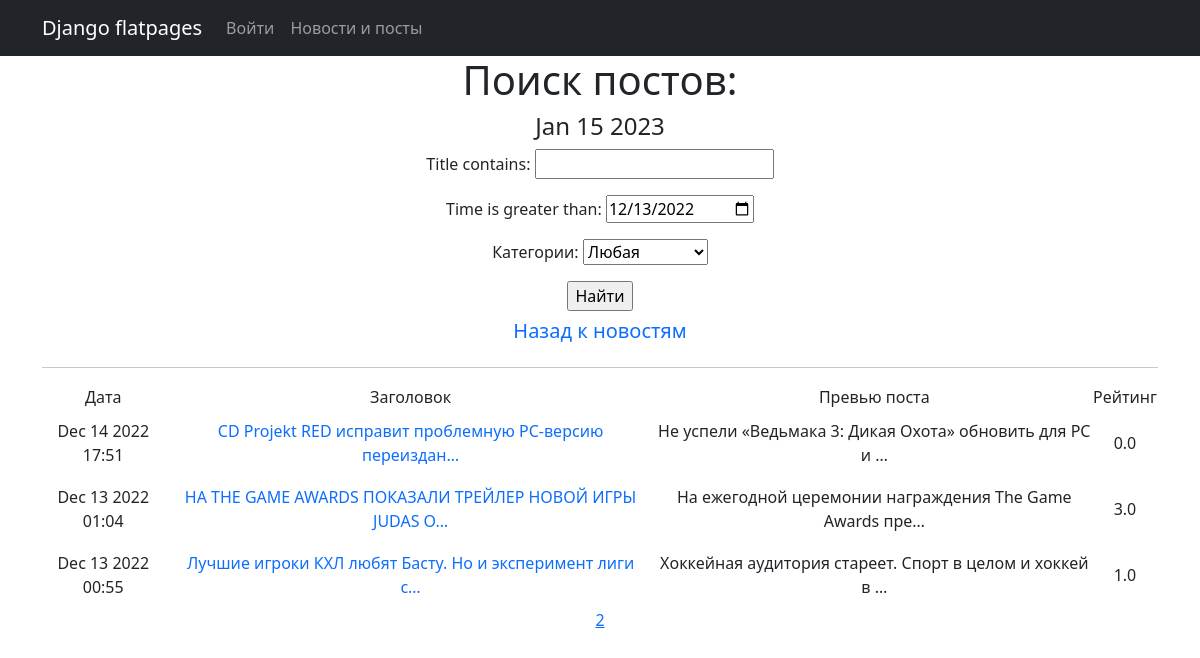
/news/search/, run on an earlier commit of the app's database.
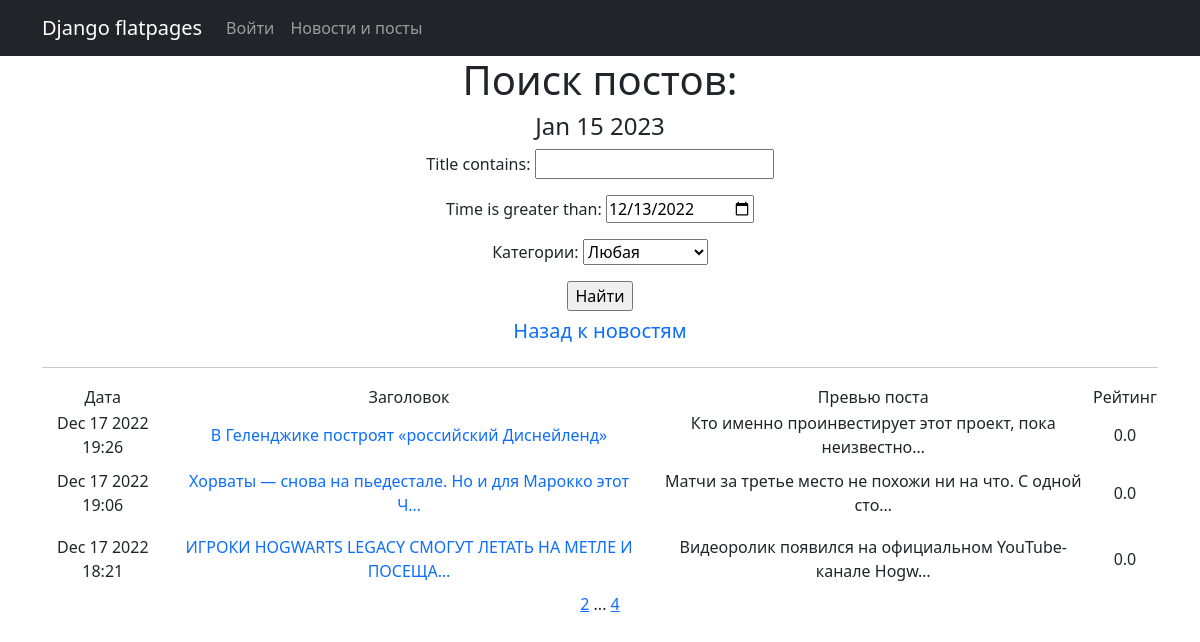
And on a later commit of the database.
### _accounts/models.py (models this page shows, shortened)
class Post(models.Model):
    news = 'news'
    post = 'post'
    CHOISES = [
        (news, 'Новость'),
        (post, 'Статья')
    ]
    author = models.ForeignKey(Author, on_delete=models.CASCADE)
    time = models.DateTimeField(auto_now_add=True)
    _type = models.CharField(max_length=4, choices=CHOISES, default=news)
    categories = models.ManyToManyField(Category, through='PostCategory')
    title = models.CharField(max_length=100)
    text = models.TextField()
    rating = models.FloatField(default=0.0)
    def preview(self):
        return self.text[:124] + ' ...'

### _accounts/views.py (the view)
# urls.py: path('search/', PostSearch.as_view(), name='post_search'),
class PostSearch(PostList):
    ordering = '-time'
    template_name = 'search.html'
    context_object_name = 'search'
    paginate_by = 3

### _accounts/models.py (called while the page is built)
    def __str__(self):
        return f'{self.name}'

### _accounts/templatetags/custom_tags.py (called while the page is built)
@register.simple_tag(takes_context=True)
def url_replace(context, **kwargs):
    d = context['request'].GET.copy()
    for k, v in kwargs.items():
        d[k] = v
        return d.urlencode()

### _accounts/views.py (called while the page is built)
    def get_queryset(self):
        queryset = super().get_queryset()
        self.filterset = PostFilter(self.request.GET, queryset)
        return self.filterset.qs

    def get_context_data(self, **kwargs):
        context = super().get_context_data(**kwargs)
        context['time_now'] = datetime.utcnow()
        context['filterset'] = self.filterset
        return context

### templates/search.html (shortened to what this page needs)
{% extends 'flatpages/default.html' %}
{% load custom_tags %}
{% block content %}
<h1>Поиск постов:</h1>
<h4>{{ time_now|date:'M d Y' }}</h4>
<form action="" method="get">
    {{ filterset.form.as_p }}
    <input type="submit" value="Найти">
</form>
<h5><a class="nav-link" href="{{ '\news' }}">Назад к новостям</a></h5>
<hr>
{% if search %}
        <table>
            <tr>
                <td>Дата</td>
                <td>Заголовок</td>
                <td>Превью поста</td>
                <td>Рейтинг</td>
            </tr>
            {% for newss in search %}
            <tr>
                <td>{{ newss.time|date:'M d Y H:i' }}</td>
                <td><a class="nav-link" href="{{ newss.id }}">{{ newss.title|truncatechars:55 }}</a></td>
                <td>{{ newss.preview|truncatechars:55 }}</td>
                <td>{{ newss.rating }}</td>
            </tr>
            {% endfor %}
        </table>
    {% else %}
        <h2>Постов нет!</h2>
    {% endif %}
   {% if page_obj.has_next %}
       <a href="?{% url_replace page=page_obj.next_page_number %}">{{ page_obj.next_page_number }}</a>
       {% if paginator.num_pages != page_obj.next_page_number %}
           ...
           <a href="?{% url_replace page=page_obj.paginator.num_pages %}">{{ page_obj.paginator.num_pages }}</a>
       {% endif %}
   {% endif %}
{% endblock content %}

What changed in the data, as far as the page shows it:
no longer on this page (row unchanged): Post: time "Dec 14 2022 17:51", title "CD Projekt RED исправит проблемную PC-версию переиздан…", preview "Не успели «Ведьмака 3: Дикая Охота» обновить для PC и …", rating "0.0"
no longer on this page (row unchanged): Post: time "Dec 13 2022 01:04", title "НА THE GAME AWARDS ПОКАЗАЛИ ТРЕЙЛЕР НОВОЙ ИГРЫ JUDAS О…", preview "На ежегодной церемонии награждения The Game Awards пре…", rating "3.0"
no longer on this page (row unchanged): Post: time "Dec 13 2022 00:55", title "Лучшие игроки КХЛ любят Басту. Но и эксперимент лиги с…", preview "Хоккейная аудитория стареет. Спорт в целом и хоккей в …", rating "1.0"
added Post: time "Dec 17 2022 19:26", title "В Геленджике построят «российский Диснейленд»", preview "Кто именно проинвестирует этот проект, пока неизвестно…", rating "0.0"
added Post: time "Dec 17 2022 19:06", title "Хорваты — снова на пьедестале. Но и для Марокко этот Ч…", preview "Матчи за третье место не похожи ни на что. С одной сто…", rating "0.0"
added Post: time "Dec 17 2022 18:21", title "ИГРОКИ HOGWARTS LEGACY СМОГУТ ЛЕТАТЬ НА МЕТЛЕ И ПОСЕЩА…", preview "Видеоролик появился на официальном YouTube-канале Hogw…", rating "0.0"
Also different on the page:
{{ page_obj.paginator.num_pages }}: (not shown) → "4"
